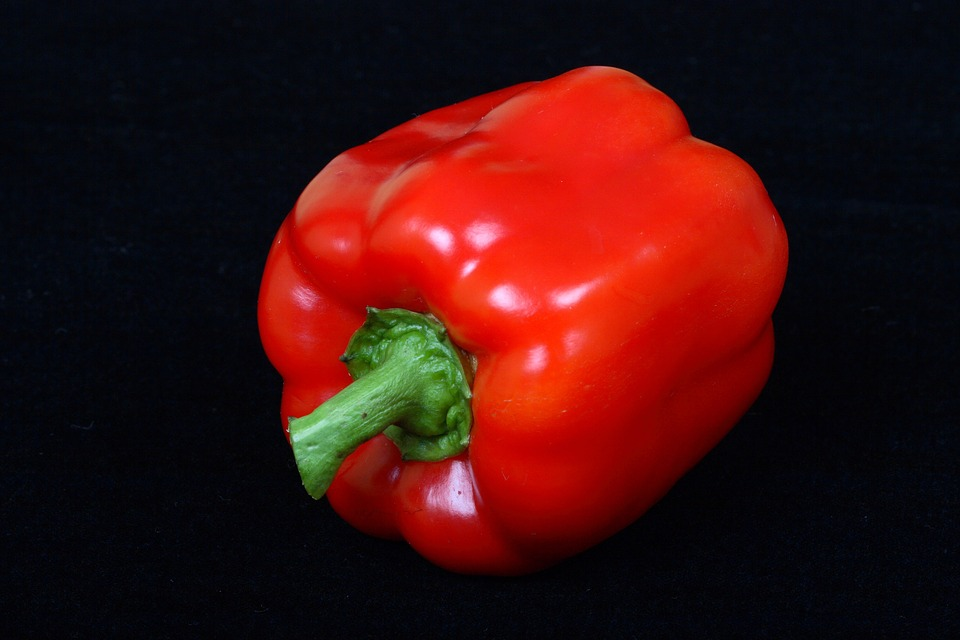
%> input picture TP0_Image_Dataset/1.jpg, 960 x 640 px; its folder holds only this picture in this run
$ octave TP0_Ex1_LukasHuber.m   (GNU Octave 9; MATLAB toolbox functions it lacks are replaced by stand-ins)
%> lines starting %> are read from the running program, lines starting %| are printed output that depends on the picture
%%%%%%%%%%%%%%%%%%%%%%%%%%%%%%%%%%%%%%%%%%%%%%%%%%%%%%%%%%%%%%%%%%%%%%%%%%%
%
%           Machine Learning Programming - TP0: Ex 0
%                           Lukas Huber
%
%%%%%%%%%%%%%%%%%%%%%%%%%%%%%%%%%%%%%%%%%%%%%%%%%%%%%%%%%%%%%%%%%%%%%%%%%%%

clc; clear all; close all;

%%
% Path of dataset folder
datasetPath = './TP0_Image_Dataset';

% seach imagefiles in the folder
imagefiles = dir([datasetPath '/*.jp*g']);

% Number of files
N_files = length(imagefiles);

% Load true labels
load(strcat(datasetPath, '/true_labels.mat'));


% Load images
images = [];
for i = 1:N_files
   images{i,1} = imread([datasetPath '/' imagefiles(i).name]);
end


% Visualize dataset
figure('Color', [1 1 1], 'Name', 'Image Dataset');
cols = ceil(sqrt(N_files));
rows = ceil(sqrt(N_files));

for i = 1:N_files
    subplot(rows,cols,i);
    imagesc(images{i,1});
    axis off;
end

%% 2. Calculate average value of red & blue

mean_red = [];
mean_blue = [];

% Loop over cell array

for i = 1:N_files
    mean_red(i) = mean2(images{i,1}(1:end,1:end,1));
    mean_blue(i) = mean2(images{i}(1:end,1:end,3));
end

figure('Color', [1 1 1], 'Name', 'True color Features');
scatter(mean_red(true_labels), mean_blue(true_labels),30 ,[1 0 0],'Filled');
%> (this line was passed over: scatter is not available in this run)
hold on;
scatter(mean_red(not(true_labels)), mean_blue(not(true_labels)),30 ,[0 0 1],'Filled');
%> (this line was passed over: scatter is not available in this run)
hold on;


xlabel('\mu_{red}')
ylabel('\mu_{blue}')
legend('True Red Label', 'True Blue Label')
title('Feature Data with True Labels')
grid on


%% 3. Calucalte true & red belonging

% [7 lines of commented-out code are left out]
y_estimation = logical(zeros(1,N_files));
for i = 1:N_files
    if mean_red(i) > mean_blue(i)
        y_estimation(i) = true;
    end
end

classificationError = 1.0/N_files*sum(abs(y_estimation-true_labels));
%> classificationError = 23

scatter(mean_red(y_estimation),mean_blue(y_estimation), 70, [1 0 0]);
hold on;
scatter(mean_red(not(y_estimation)),mean_blue(not(y_estimation)), 70, [0 0 1])
hold on;

plot([0 250],[0 250], 10, [0 0 0])
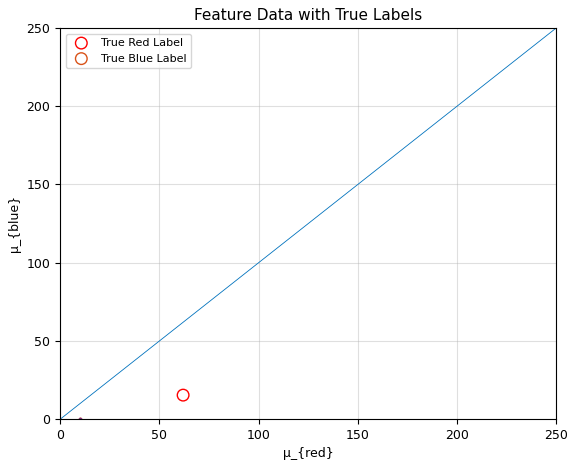
%> figure redrawn from the program's plot data

false_labels = xor(true_labels,y_estimation);
%> false_labels = 56 logical values, 23 true

figure('Color', [1 1 1], 'Name', 'Missclassed Images');

rows2 = ceil(sqrt(sum(false_labels)));
%> rows2 = 5
cols2 = ceil(sum(false_labels)/rows2);
%> cols2 = 5

subplotPos = 0;
for i = 1:N_files
    if(false_labels(i))
        subplotPos = subplotPos + 1
        subplot(cols2,rows2,subplotPos);
        imagesc(images{i,1});
        axis off;
    end;
end;
%> after the loop, subplotPos = 0
